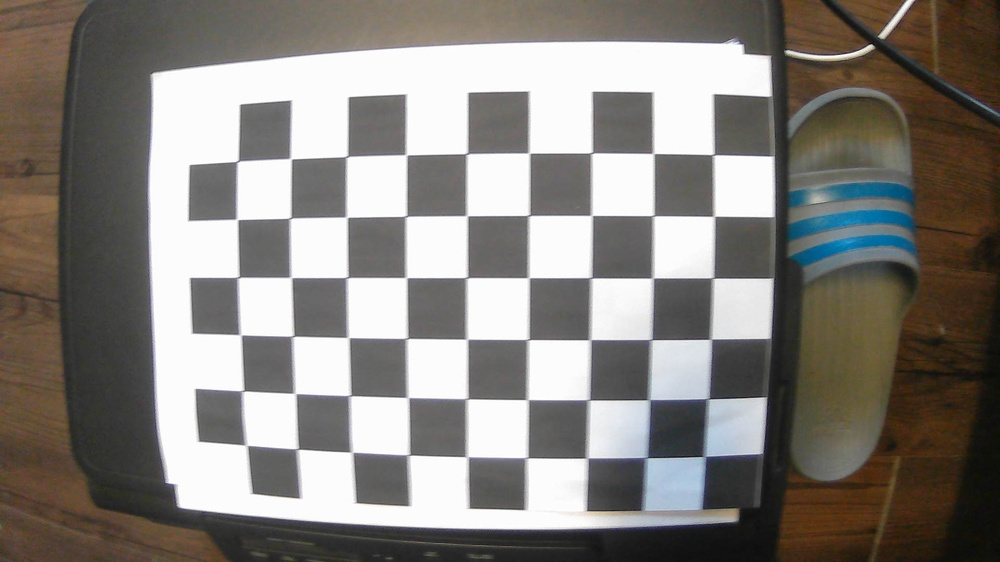
#> input picture photo/WIN_20230126_16_06_58_Pro.jpg, 1000 x 562 px, shrunk from 1920 x 1080 before the run; its folder holds only this picture in this run
$ python main.py
#> lines starting #> are read from the running program, lines starting #| are printed output that depends on the picture; after the words box and inside, x2 and y2 are one past the last pixel; in counts of white or black regions, pixels touching at a corner belong together; long printed decimals are rounded
import cv2
import numpy as np
import os
import glob

import yaml

# Defining the dimensions of checkerboard
CHECKERBOARD = (6, 9)
criteria = (cv2.TERM_CRITERIA_EPS + cv2.TERM_CRITERIA_MAX_ITER, 30, 0.001)

# Creating vector to store vectors of 3D points for each checkerboard image
obj_points = []

# Creating vector to store vectors of 2D points for each checkerboard image
img_points = []

# Defining the world coordinates for 3D points
objp = np.zeros((1, CHECKERBOARD[0] * CHECKERBOARD[1], 3), np.float32)
objp[0, :, :2] = np.mgrid[0:CHECKERBOARD[0], 0:CHECKERBOARD[1]].T.reshape(-1, 2)
prev_img_shape = None

# Extracting path of individual image stored in a given directory
images = glob.glob('./photo/*.jpg')
for f_name in images:
    img = cv2.imread(f_name)
#> img is the input picture: shape (562, 1000, 3); mean B, G, R 124.8, 129.8, 133.9
    gray = cv2.cvtColor(img, cv2.COLOR_BGR2GRAY)
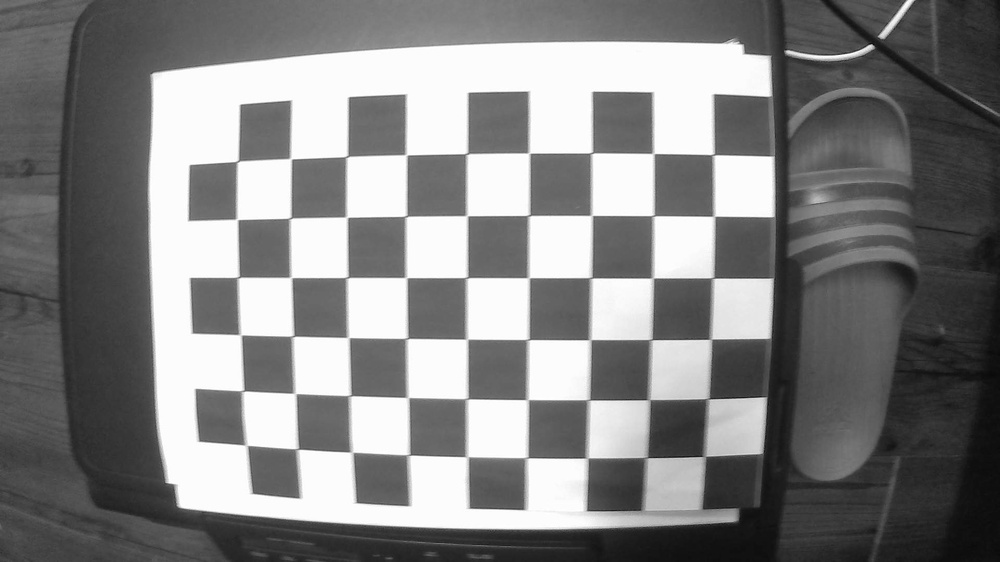
#> gray: shape (562, 1000); min 7, max 255, mean 130.5
    # Find the chess board corners
    # If desired number of corners are found in the image then ret = true
    ret, corners = cv2.findChessboardCorners(gray, CHECKERBOARD,
                                             cv2.CALIB_CB_ADAPTIVE_THRESH + cv2.CALIB_CB_FAST_CHECK + cv2.CALIB_CB_NORMALIZE_IMAGE)
#> ret = True; corners = 54 rows, first 8: [715.1, 154.9], [713.5, 216.5], [712.5, 278], [704, 337], [703, 403], [699, 454], [655.6, 153.3], [653.5, 215.5]
    """
    If desired number of corner are detected,
    we refine the pixel coordinates and display
    them on the images of checker board
    """
    if ret == True:

        obj_points.append(objp)
        # refining pixel coordinates for given 2d points.
        corners2 = cv2.cornerSubPix(gray, corners, (11, 11), (-1, -1), criteria)
#> corners2 = 54 rows, first 8: [713.5, 154.7], [714.2, 216.3], [713, 278], [710.9, 339.2], [708.2, 398.8], [704.6, 456.5], [653.4, 153.5], [653.4, 215.7]

        img_points.append(corners2)

        # Draw and display the corners
        img = cv2.drawChessboardCorners(img, CHECKERBOARD, corners2, ret)
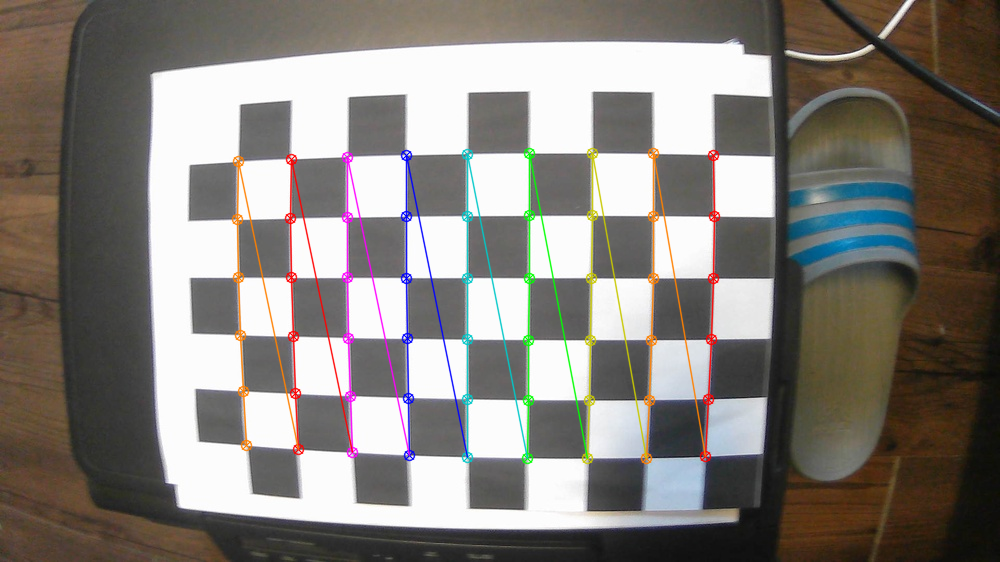
#> img: shape (562, 1000, 3); 3.5% of pixels changed, all inside (x1, y1, x2, y2) = (231, 147, 721, 465)

    cv2.imshow('img', img)
    cv2.waitKey(0)

cv2.destroyAllWindows()

"""
Performing camera calibration by
passing the value of known 3D points (objpoints)
and corresponding pixel coordinates of the
detected corners (imgpoints)
"""
ret, mtx, dist, rvecs, tvecs = cv2.calibrateCamera(obj_points, img_points, gray.shape[::-1], None, None)
#> ret = 0.221; mtx = [[166.6, 0, 480.2], [0, 167.5, 273.9], [0, 0, 1]]; dist = [[-0.0119, -0.00256, 0.00046, 0.00148, 0.000476]]; rvecs = ([0.0269, 0.000408, 1.57],); tvecs = ([3.79, -1.93, 2.61],)

print("Camera matrix : \n")
print(mtx)
#| [[166.631   0.         480.156   ]
#|  [  0.         167.533 273.908]
#|  [  0.           0.           1.        ]]
print("dist : \n")
print(dist)
#| [[-0.01194  -0.002565  0.0004598  0.001478   0.000476]]
print("rvecs : \n")
print(rvecs)
#| (array([[2.68897658e-02],
#|        [4.07781282e-04],
#|        [1.57162495e+00]]),)
print("tvecs : \n")
print(tvecs)
#| (array([[ 3.786],
#|        [-1.934],
#|        [ 2.608]]),)

data = {'camera_matrix': np.array(mtx).tolist(),
        'distance_coefficients': np.array(dist).tolist()}
#> data = {'camera_matrix': [[166.6, 0, 480.2], [0, 167.5, 273.9], [0, 0, 1]], 'distance_coefficients': [[-0.0119, -0.00256, 0.00046, 0.00148, 0.000476]]}

# and save it to a file
with open("calibration_matrix.yaml", "w") as f:
    yaml.dump(data, f)

# [9 lines of commented-out code are left out]

$ run again, on photo/WIN_20230126_16_07_04_Pro.jpg
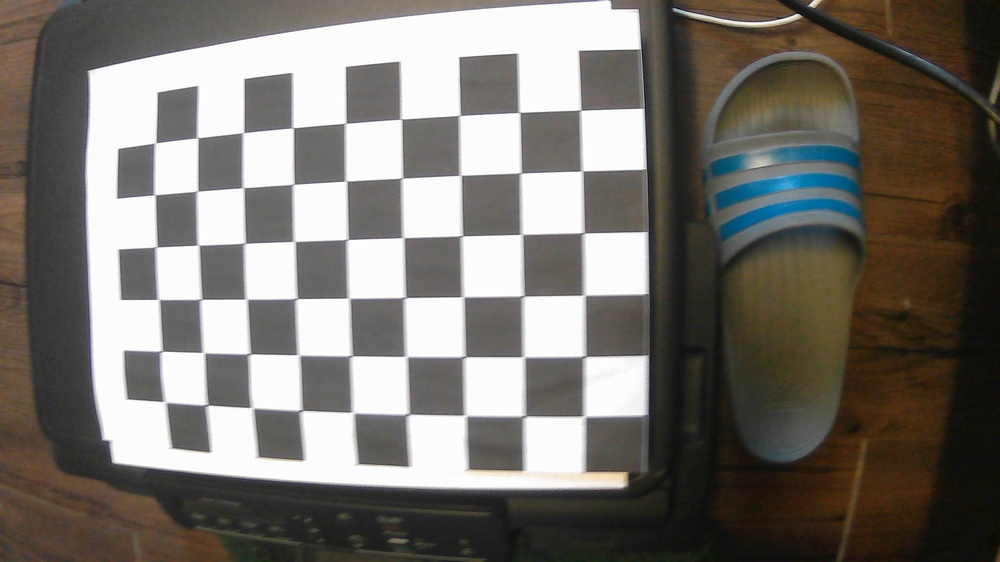
#> input picture photo/WIN_20230126_16_07_04_Pro.jpg, 1000 x 562 px, shrunk from 1920 x 1080 before the run
#> img is the input picture: shape (562, 1000, 3); mean B, G, R 110.2, 116.1, 120.1
#> `gray = cv2.cvtColor(img, cv2.COLOR_BGR2GRAY)`:
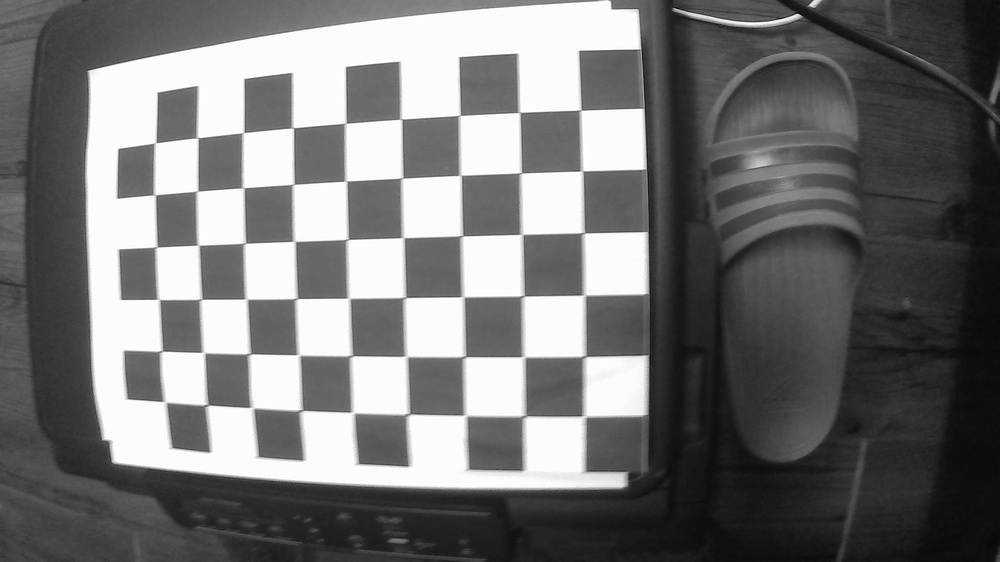
#> gray: shape (562, 1000); min 0, max 255, mean 116.6
#> `ret, corners = cv2.findChessboardCorners(gray, CHECKERBOARD, cv2.CALIB..`: ret = True; corners = 54 rows, first 8: [579.5, 110], [582.5, 170.5], [582.5, 232.5], [582, 292], [578, 360], [584, 417], [519, 112.5], [520.5, 173]
#> corners2 = 54 rows, first 8: [580.5, 110.2], [582.2, 170.9], [583.4, 232.8], [584.3, 295.2], [584.7, 356.4], [584.3, 416.5], [519.4, 112.4], [520.6, 172.9]
#> `img = cv2.drawChessboardCorners(img, CHECKERBOARD, corners2, ret)`:
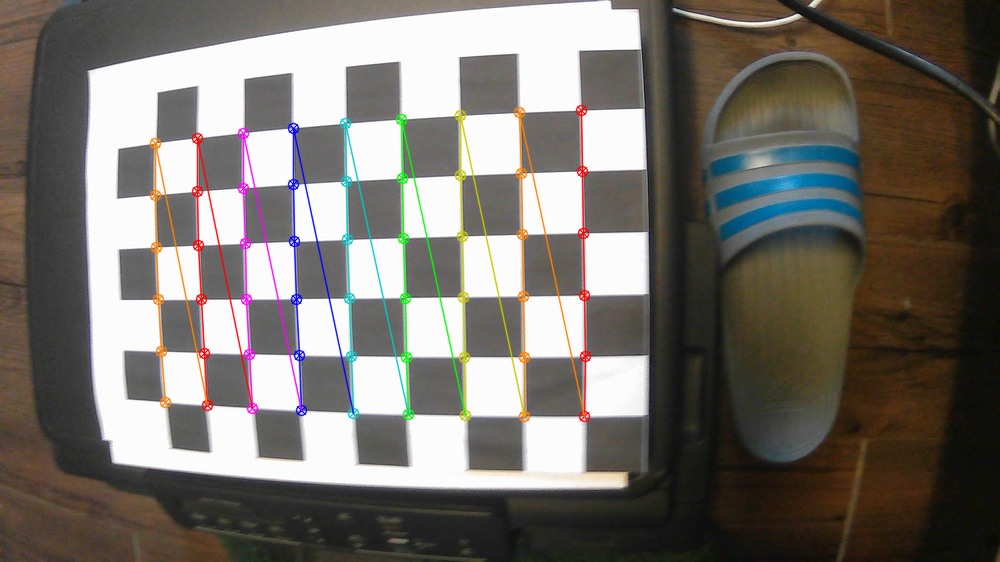
#> img: shape (562, 1000, 3); 3.38% of pixels changed, all inside (x1, y1, x2, y2) = (149, 104, 592, 423)
#> `ret, mtx, dist, rvecs, tvecs = cv2.calibrateCamera(obj_points, img_poi..`: ret = 0.288; mtx = [[370.2, 0, 428.7], [0, 381.8, 264.2], [0, 0, 1]]; dist = [[-0.0721, -0.023, 0.00297, 0.011, 0.0239]]; rvecs = ([0.0918, 0.0447, 1.55],); tvecs = ([2.5, -2.5, 6.04],)
#| [[370.200   0.         428.749]
#|  [  0.         381.795 264.152]
#|  [  0.           0.           1.        ]]
#| [[-0.07207 -0.02298  0.002966  0.01101  0.0239]]
#| (array([[0.09177],
#|        [0.04468],
#|        [1.548]]),)
#| (array([[ 2.502],
#|        [-2.500],
#|        [ 6.042]]),)
#> data = {'camera_matrix': [[370.2, 0, 428.7], [0, 381.8, 264.2], [0, 0, 1]], 'distance_coefficients': [[-0.0721, -0.023, 0.00297, 0.011, 0.0239]]}

$ run again, on photo/WIN_20230126_16_07_06_Pro.jpg
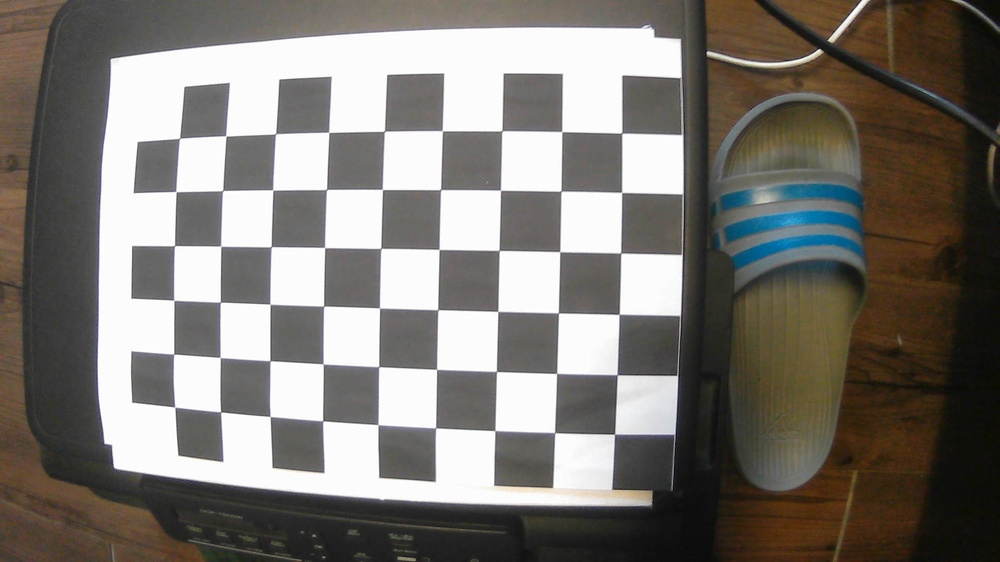
#> input picture photo/WIN_20230126_16_07_06_Pro.jpg, 1000 x 562 px, shrunk from 1920 x 1080 before the run
#> img is the input picture: shape (562, 1000, 3); mean B, G, R 115, 120.8, 124.9
#> `gray = cv2.cvtColor(img, cv2.COLOR_BGR2GRAY)`:
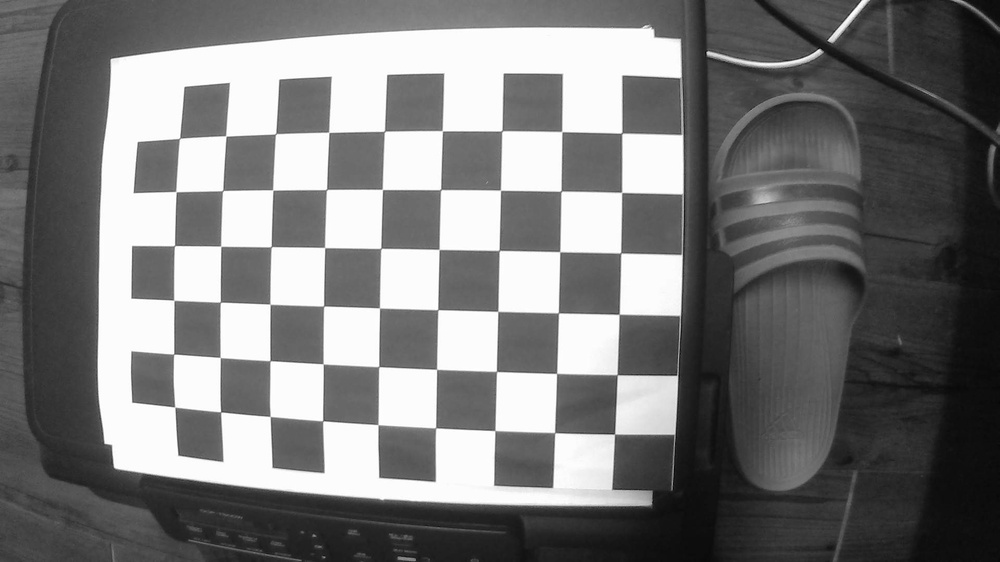
#> gray: shape (562, 1000); min 4, max 255, mean 121.4
#> `ret, corners = cv2.findChessboardCorners(gray, CHECKERBOARD, cv2.CALIB..`: ret = True; corners = 54 rows, first 8: [621.8, 133], [621.6, 192.4], [620.6, 252.8], [619, 314.2], [617.2, 374.6], [614.5, 434.1], [561.8, 131.5], [561.3, 191.1]
#> corners2 = 54 rows, first 8: [621.8, 133.2], [621.7, 192.4], [620.7, 253], [619.2, 314.3], [617.2, 374.7], [614.6, 434.2], [561.8, 131.6], [561, 191.2]
#> `img = cv2.drawChessboardCorners(img, CHECKERBOARD, corners2, ret)`:
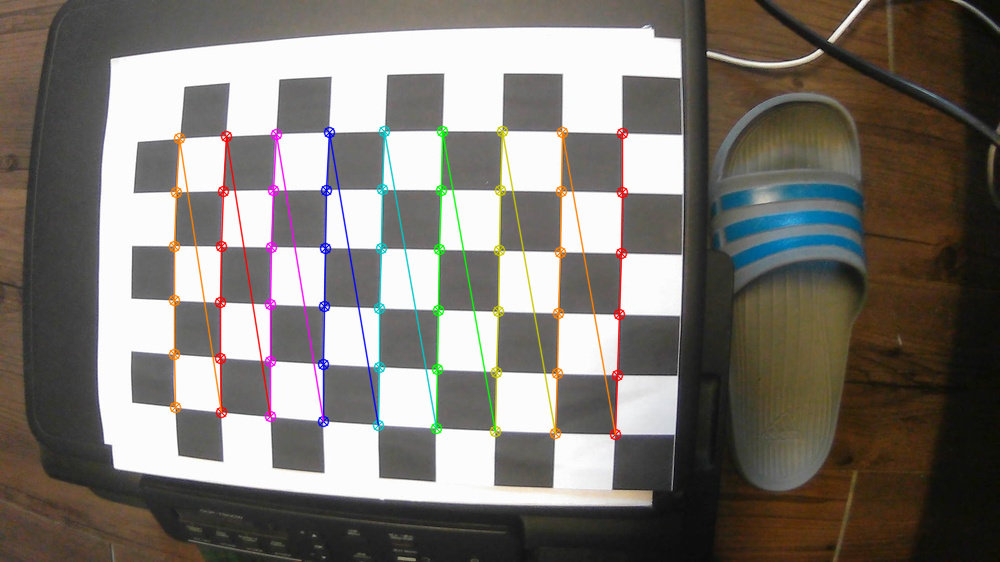
#> img: shape (562, 1000, 3); 3.42% of pixels changed, all inside (x1, y1, x2, y2) = (168, 125, 629, 441)
#> `ret, mtx, dist, rvecs, tvecs = cv2.calibrateCamera(obj_points, img_poi..`: ret = 0.247; mtx = [[675.6, 0, 443.1], [0, 683, 274.6], [0, 0, 1]]; dist = [[-0.244, -0.207, 0.000244, 0.0186, 0.775]]; rvecs = ([0.0724, 0.0642, 1.59],); tvecs = ([2.97, -2.35, 11.07],)
#| [[675.618   0.         443.087]
#|  [  0.         682.953 274.596]
#|  [  0.           0.           1.        ]]
#| [[-2.43901261e-01 -2.07393272e-01  2.43956059e-04  1.85759124e-02
#|    7.75161521e-01]]
#| (array([[0.07242],
#|        [0.06418],
#|        [1.592]]),)
#| (array([[ 2.966],
#|        [-2.348],
#|        [11.068]]),)
#> data = {'camera_matrix': [[675.6, 0, 443.1], [0, 683, 274.6], [0, 0, 1]], 'distance_coefficients': [[-0.244, -0.207, 0.000244, 0.0186, 0.775]]}

$ run again, on photo/WIN_20230126_16_07_08_Pro.jpg
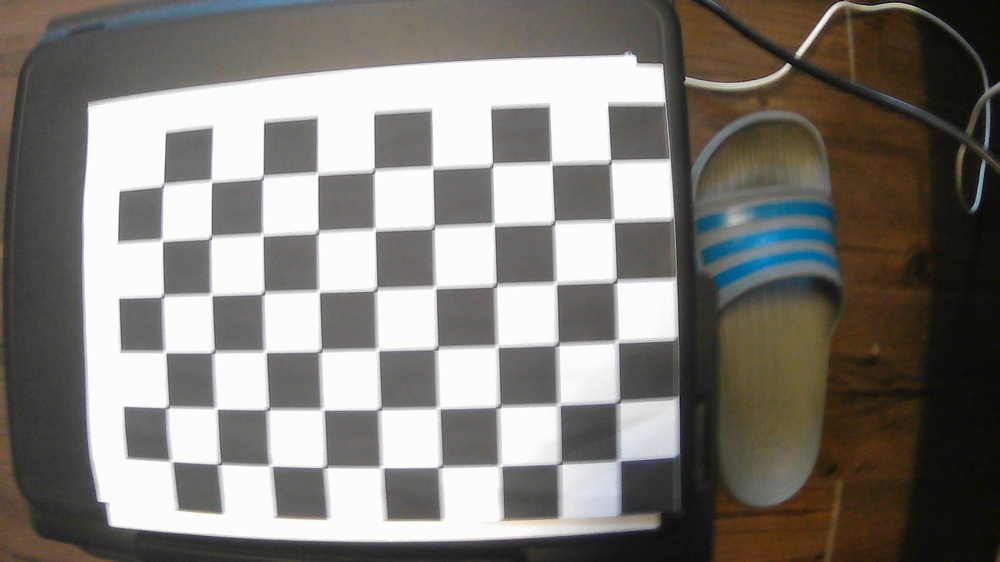
#> input picture photo/WIN_20230126_16_07_08_Pro.jpg, 1000 x 562 px, shrunk from 1920 x 1080 before the run
#> img is the input picture: shape (562, 1000, 3); mean B, G, R 120.2, 125.2, 128.4
#> `gray = cv2.cvtColor(img, cv2.COLOR_BGR2GRAY)`:
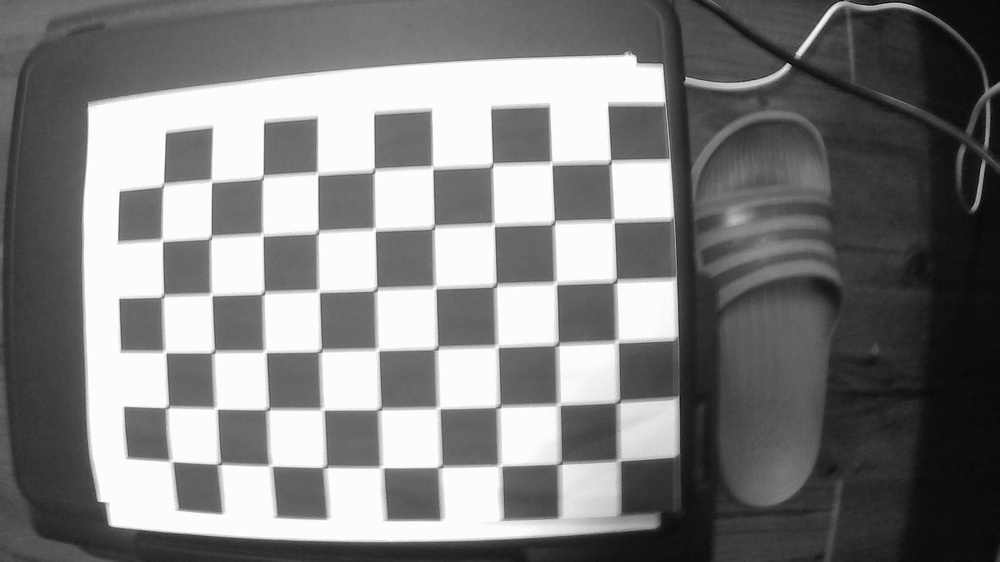
#> gray: shape (562, 1000); min 1, max 255, mean 125.6
#> `ret, corners = cv2.findChessboardCorners(gray, CHECKERBOARD, cv2.CALIB..`: ret = True; corners = 54 rows, first 8: [610, 162], [612.5, 221], [614.5, 280.5], [611, 336], [612, 406], [614, 456], [551, 163], [553, 222.5]
#> corners2 = 54 rows, first 8: [610.8, 161.1], [613.6, 220.8], [616.1, 280.6], [617.3, 341.9], [618.3, 401.9], [619, 460.7], [551.6, 163], [554.2, 222.1]
#> `img = cv2.drawChessboardCorners(img, CHECKERBOARD, corners2, ret)`:
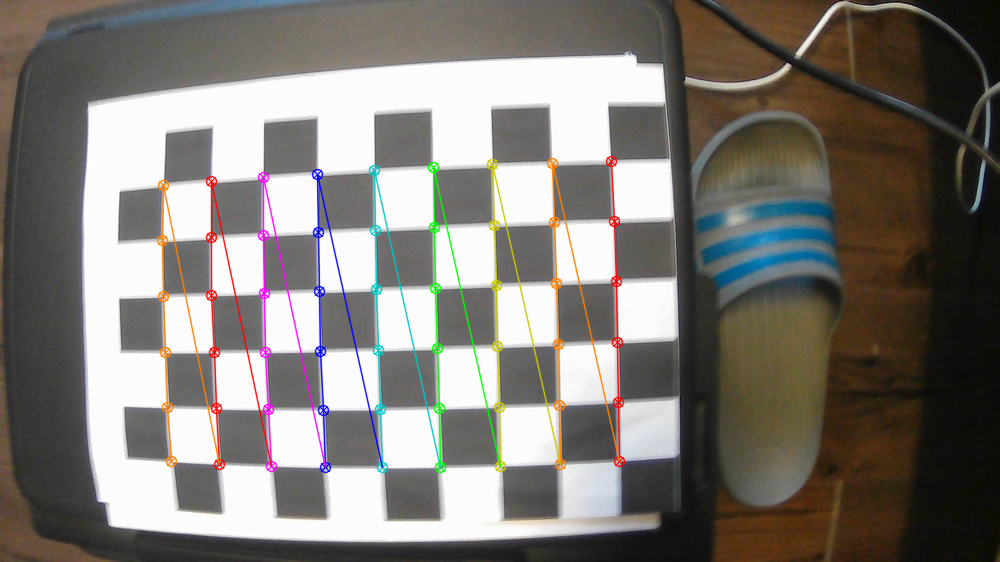
#> img: shape (562, 1000, 3); 3.44% of pixels changed, all inside (x1, y1, x2, y2) = (156, 155, 626, 474)
#> `ret, mtx, dist, rvecs, tvecs = cv2.calibrateCamera(obj_points, img_poi..`: ret = 0.329; mtx = [[1881.3, 0, 486.2], [0, 1902.9, 284.2], [0, 0, 1]]; dist = [[-1.9, -6.96, -0.0128, 0.000233, 139.3]]; rvecs = ([-0.00324, 0.144, 1.54],); tvecs = ([2.09, -2.04, 31.05],)
#| [[1.88126562e+03 0.00000000e+00 4.86195186e+02]
#|  [0.00000000e+00 1.90288811e+03 2.84160354e+02]
#|  [0.00000000e+00 0.00000000e+00 1.00000000e+00]]
#| [[-1.89999135e+00 -6.95980196e+00 -1.27909030e-02  2.33176739e-04
#|    1.39334295e+02]]
#| (array([[-0.003241],
#|        [ 0.1444],
#|        [ 1.538]]),)
#| (array([[ 2.093],
#|        [-2.040],
#|        [31.049]]),)
#> data = {'camera_matrix': [[1881.3, 0, 486.2], [0, 1902.9, 284.2], [0, 0, 1]], 'distance_coefficients': [[-1.9, -6.96, -0.0128, 0.000233, 139.3]]}
